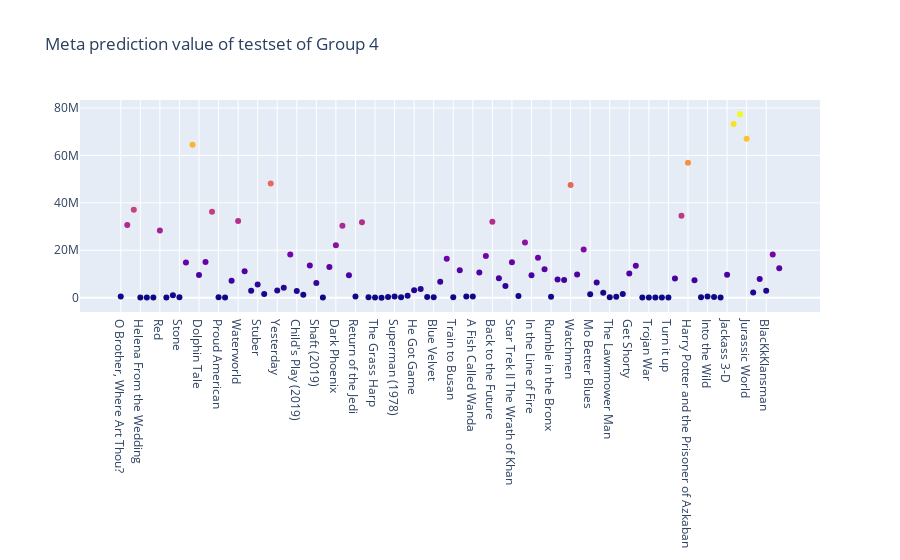

This figure's notebook cell:
### Code cell
#Meta prediction value of testset
fig = go.Figure(data=go.Scatter(x=g4_result_final["name"],
                                y=g4_result_final["meta_prediction"],
                                mode='markers',
                                marker_color=g4_result_final["meta_prediction"],
                                text=g4_result_final["name"])) # hover text goes here(movie_title)

fig.update_layout(title='Meta prediction value of testset of Group 4')
fig.show()

### Figure 1 — Plotly figure (JSON) as saved in the notebook; plotly's stock layout.template omitted (floating-point values rounded to 4 significant figures)
{"data": [{"marker": {"color": [493800.0, 30690000.0, 37080000.0, 117300.0, 43730.0, 62790.0, 28320000.0, 69920.0, 979300.0, 213300.0, 14830000.0, 64510000.0, 9564000.0, 15090000.0, 36280000.0, 196600.0, 32930.0, 7100000.0, 32390000.0, 11130000.0, 2920000.0, 5595000.0, 1514000.0, 48180000.0, 3028000.0, 4160000.0, 18220000.0, 2860000.0, 1266000.0, 13530000.0, 6199000.0, 32960.0, 12990000.0, 22080000.0, 30350000.0, 9483000.0, 498100.0, 31850000.0, 232400.0, 126900.0, 17820.0, 339200.0, 532100.0, 190400.0, 816900.0, 3129000.0, 3628000.0, 304300.0, 209400.0, 6718000.0, 16400000.0, 204700.0, 11530000.0, 499700.0, 506600.0, 10580000.0, 17600000.0, 32020000.0, 8245000.0, 4928000.0, 14900000.0, 701800.0, 23300000.0, 9440000.0, 16840000.0, 11990000.0, 407100.0, 7676000.0, 7436000.0, 47510000.0, 9804000.0, 20340000.0, 1464000.0, 6362000.0, 2078000.0, 161900.0, 440500.0, 1512000.0, 10200000.0, 13500000.0, 82340.0, 100800.0, 37130.0, 70570.0, 64660.0, 8070000.0, 34530000.0, 56920000.0, 7336000.0, 150300.0, 474300.0, 290400.0, 114200.0, 9631000.0, 73260000.0, 77310000.0, 67040000.0, 2223000.0, 7890000.0, 2933000.0, 18250000.0, 12460000.0]}, "mode": "markers", "text": ["O Brother, Where Art Thou?", "The Twilight Saga: Breaking Dawn Part 1", "The Twilight Saga: Breaking Dawn Part 2", "Helena From the Wedding", "Monsters", "Catfish", "Red", "Freakonomics", "The Warrior's Way", "Stone", "Frankenweenie", "John Carter", "Dolphin Tale", "Penguins of Madagascar", "Minions", "Proud American", "Edmond", "Tootsie", "Waterworld", "The Lion King (2019)", "Crawl", "Stuber", "Midsommar", "Spider-Man: Far from Home", "Yesterday", "Annabelle Comes Home", "Toy Story 4", "Child's Play (2019)", "Anna (2019)", "Men in Black International", "Shaft (2019) ", "Late Night", "The Secret Life of Pets 2", "Dark Phoenix", "Godzilla:King of the Monsters", "Rocketman", "Return of the Jedi", "Indiana Jones and the Temple of Doom", "The Idolmaker", "The Grass Harp", "The Grand", "Jaws", "Superman (1978)", "Clerks", "Juice", "He Got Game", "White Men Can't Jump", "Mulholland Drive", "Blue Velvet", "Once Upon a Time in Hollywood", "The Big Lebowski", "Train to Busan", "Pride and Prejudice and Zombies", "Dead Poets Society", "A Fish Called Wanda", "The Witches of Eastwick", "Ferris Bueller's Day Off", "Back to the Future", "Police Academy", "Trading Places", "Star Trek II The Wrath of Khan", "The Blues Brothers", "V For Vendetta", "In the Line of Fire", "Us", "The Forbidden Kingdom", "Rumble in the Bronx", "Machete", "Beverly Hills Cop", "Watchmen", "Jackie Brown", "Zombieland", "Mo Better Blues", "Thelma and Louise", "New Jack City", "The Lawnmower Man", "Schindler's List", "Four Weddings and a Funeral", "Get Shorty", "Jerry Maguire", "Welcome to Sarajevo", "Trojan War", "The Gingerbread Man", "Tumbleweeds", "Turn it up", "The Adventures of Pluto Nash", "The Lord of the Rings: The Return of the King", "Harry Potter and the Prisoner of Azkaban", "Stay", "Fast Food Nation", "Into the Wild", "The Wrestler", "Slumdog Millionaire", "Jackass 3-D", "Skyfall", "The Hunger Games: Mocking Jay - Part 1", "Jurassic World", "Shut In", "Molly's Game", "BlacKkKlansman", "Peter Rabbit", "Replicas"], "type": "scatter", "x": ["O Brother, Where Art Thou?", "The Twilight Saga: Breaking Dawn Part 1", "The Twilight Saga: Breaking Dawn Part 2", "Helena From the Wedding", "Monsters", "Catfish", "Red", "Freakonomics", "The Warrior's Way", "Stone", "Frankenweenie", "John Carter", "Dolphin Tale", "Penguins of Madagascar", "Minions", "Proud American", "Edmond", "Tootsie", "Waterworld", "The Lion King (2019)", "Crawl", "Stuber", "Midsommar", "Spider-Man: Far from Home", "Yesterday", "Annabelle Comes Home", "Toy Story 4", "Child's Play (2019)", "Anna (2019)", "Men in Black International", "Shaft (2019) ", "Late Night", "The Secret Life of Pets 2", "Dark Phoenix", "Godzilla:King of the Monsters", "Rocketman", "Return of the Jedi", "Indiana Jones and the Temple of Doom", "The Idolmaker", "The Grass Harp", "The Grand", "Jaws", "Superman (1978)", "Clerks", "Juice", "He Got Game", "White Men Can't Jump", "Mulholland Drive", "Blue Velvet", "Once Upon a Time in Hollywood", "The Big Lebowski", "Train to Busan", "Pride and Prejudice and Zombies", "Dead Poets Society", "A Fish Called Wanda", "The Witches of Eastwick", "Ferris Bueller's Day Off", "Back to the Future", "Police Academy", "Trading Places", "Star Trek II The Wrath of Khan", "The Blues Brothers", "V For Vendetta", "In the Line of Fire", "Us", "The Forbidden Kingdom", "Rumble in the Bronx", "Machete", "Beverly Hills Cop", "Watchmen", "Jackie Brown", "Zombieland", "Mo Better Blues", "Thelma and Louise", "New Jack City", "The Lawnmower Man", "Schindler's List", "Four Weddings and a Funeral", "Get Shorty", "Jerry Maguire", "Welcome to Sarajevo", "Trojan War", "The Gingerbread Man", "Tumbleweeds", "Turn it up", "The Adventures of Pluto Nash", "The Lord of the Rings: The Return of the King", "Harry Potter and the Prisoner of Azkaban", "Stay", "Fast Food Nation", "Into the Wild", "The Wrestler", "Slumdog Millionaire", "Jackass 3-D", "Skyfall", "The Hunger Games: Mocking Jay - Part 1", "Jurassic World", "Shut In", "Molly's Game", "BlacKkKlansman", "Peter Rabbit", "Replicas"], "y": [493800.0, 30690000.0, 37080000.0, 117300.0, 43730.0, 62790.0, 28320000.0, 69920.0, 979300.0, 213300.0, 14830000.0, 64510000.0, 9564000.0, 15090000.0, 36280000.0, 196600.0, 32930.0, 7100000.0, 32390000.0, 11130000.0, 2920000.0, 5595000.0, 1514000.0, 48180000.0, 3028000.0, 4160000.0, 18220000.0, 2860000.0, 1266000.0, 13530000.0, 6199000.0, 32960.0, 12990000.0, 22080000.0, 30350000.0, 9483000.0, 498100.0, 31850000.0, 232400.0, 126900.0, 17820.0, 339200.0, 532100.0, 190400.0, 816900.0, 3129000.0, 3628000.0, 304300.0, 209400.0, 6718000.0, 16400000.0, 204700.0, 11530000.0, 499700.0, 506600.0, 10580000.0, 17600000.0, 32020000.0, 8245000.0, 4928000.0, 14900000.0, 701800.0, 23300000.0, 9440000.0, 16840000.0, 11990000.0, 407100.0, 7676000.0, 7436000.0, 47510000.0, 9804000.0, 20340000.0, 1464000.0, 6362000.0, 2078000.0, 161900.0, 440500.0, 1512000.0, 10200000.0, 13500000.0, 82340.0, 100800.0, 37130.0, 70570.0, 64660.0, 8070000.0, 34530000.0, 56920000.0, 7336000.0, 150300.0, 474300.0, 290400.0, 114200.0, 9631000.0, 73260000.0, 77310000.0, 67040000.0, 2223000.0, 7890000.0, 2933000.0, 18250000.0, 12460000.0]}], "layout": {"title": {"text": "Meta prediction value of testset of Group 4"}}}
